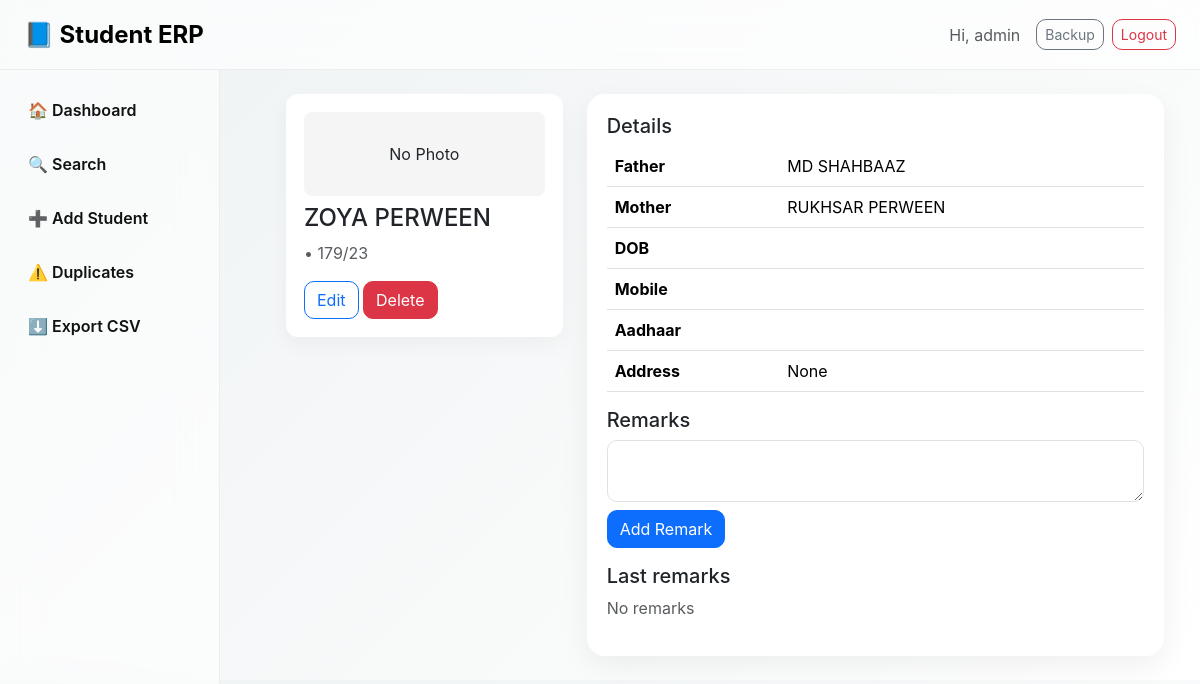
Screenshot of /student/2 (signed in) with the database file from the repository.
### tables this page shows
CREATE TABLE users (
        id INTEGER PRIMARY KEY AUTOINCREMENT,
        username TEXT UNIQUE,
        password_hash TEXT,
        role TEXT,
        full_name TEXT,
        created_at TEXT
    );

CREATE TABLE students (
        id INTEGER PRIMARY KEY AUTOINCREMENT,
        stable_id TEXT UNIQUE,
        school_id TEXT,
        sl_no TEXT,
        student_name TEXT,
        father_name TEXT,
        mother_name TEXT,
        sex_cast TEXT,
        dob TEXT,
        aadhaar_no TEXT,
        mobile_no TEXT,
        admission_class TEXT,
        admission_no TEXT,
        blood_group TEXT,
        address TEXT,
        category TEXT,
        religion TEXT,
        prev_school TEXT,
        transport_required INTEGER DEFAULT 0,
        medical_issues TEXT,
        emergency_contact TEXT,
        photo TEXT,
        remarks TEXT,
        status TEXT DEFAULT 'active',
        created_at TEXT,
        updated_at TEXT
    );

### app.py (the view)
@app.route("/student/<int:student_id>")
@login_required
def view_student(student_id):
    conn = get_conn()
    cur = conn.cursor()
    cur.execute("SELECT * FROM students WHERE id=?", (student_id,))
    s = cur.fetchone()
    cur.execute("SELECT * FROM remarks WHERE student_id=? ORDER BY created_at DESC", (student_id,))
    remarks = cur.fetchall()
    cur.execute("SELECT * FROM attendance WHERE student_id=? ORDER BY date DESC LIMIT 30", (student_id,))
    attendance = cur.fetchall()
    cur.execute("SELECT * FROM fees WHERE student_id=? ORDER BY year DESC,month DESC", (student_id,))
    fees = cur.fetchall()
    conn.close()
    return render_template("profile.html", student=s, remarks=remarks, attendance=attendance, fees=fees)

### app.py (called while the page is built)
def get_conn():
    conn = sqlite3.connect(DB_PATH)
    conn.row_factory = sqlite3.Row
    return conn

@login_manager.user_loader
def load_user(user_id):
    conn = get_conn()
    cur = conn.cursor()
    cur.execute("SELECT id,username,role FROM users WHERE id=?", (user_id,))
    r = cur.fetchone()
    conn.close()
    if not r:
        return None
    return User(r["id"], r["username"], r["role"])

### templates/profile.html
{% extends "layout.html" %}
{% block content %}
<div class="row">
  <div class="col-md-4">
    <div class="profile-card">
      {% if student['photo'] %}
        <img src="/uploads/{{ student['photo'] }}" class="img-fluid rounded mb-2" alt="photo">
      {% else %}
        <div class="text-center mb-2" style="padding:30px;background:#f5f5f5;border-radius:8px;">No Photo</div>
      {% endif %}
      <h4>{{ student['student_name'] }}</h4>
      <p class="text-muted">{{ student['admission_class'] }} • {{ student['admission_no'] }}</p>
      <a class="btn btn-outline-primary" href="{{ url_for('edit_student', student_id=student['id']) }}">Edit</a>
      <form method="post" action="{{ url_for('delete_student', student_id=student['id']) }}" style="display:inline-block">
        <button class="btn btn-danger" onclick="return confirm('Delete?')">Delete</button>
      </form>
    </div>
  </div>
  <div class="col-md-8">
    <div class="apple-card">
      <h5>Details</h5>
      <table class="table">
        <tr><th>Father</th><td>{{ student['father_name'] }}</td></tr>
        <tr><th>Mother</th><td>{{ student['mother_name'] }}</td></tr>
        <tr><th>DOB</th><td>{{ student['dob'] }}</td></tr>
        <tr><th>Mobile</th><td>{{ student['mobile_no'] }}</td></tr>
        <tr><th>Aadhaar</th><td>{{ student['aadhaar_no'] }}</td></tr>
        <tr><th>Address</th><td>{{ student['address'] }}</td></tr>
      </table>
      <h5 class="mt-3">Remarks</h5>
      <form method="post" action="{{ url_for('add_remark', student_id=student['id']) }}">
        <textarea name="remark" class="form-control mb-2"></textarea>
        <button class="btn btn-primary">Add Remark</button>
      </form>
      <h5 class="mt-3">Last remarks</h5>
      {% for r in remarks %}
        <div class="border rounded p-2 mb-2">
          <strong>{{ r['author'] }}</strong> <small class="text-muted">{{ r['created_at'] }}</small>
          <div>{{ r['text'] }}</div>
        </div>
      {% else %}
        <p class="text-muted">No remarks</p>
      {% endfor %}
    </div>
  </div>
</div>
{% endblock %}

### templates/layout.html (shortened to what this page needs)
<!doctype html>
<html>
<head>
  <link href="https://cdn.jsdelivr.net/npm/bootstrap@5.3.2/dist/css/bootstrap.min.css" rel="stylesheet">
  <link rel="stylesheet" href="/static/css/main.css">
</head>
<body class="app-body">
<nav class="navbar navbar-expand-lg glass-nav px-4">
  <a class="navbar-brand fw-bold fs-4" href="{{ url_for('dashboard') }}">📘 Student ERP</a>
  <div class="ms-auto d-flex align-items-center">
    <span class="me-3 text-muted">Hi, {{ current_user.username }}</span>
    <a class="btn btn-outline-secondary btn-sm me-2" href="{{ url_for('backup_db') }}">Backup</a>
    <a class="btn btn-outline-danger btn-sm" href="{{ url_for('logout') }}">Logout</a>
  </div>
</nav>
<div class="sidebar" id="sidebar">
  <div class="sidebar-inner">
    <a class="side-link" href="{{ url_for('dashboard') }}">🏠 Dashboard</a>
    <a class="side-link" href="{{ url_for('search') }}">🔍 Search</a>
    <a class="side-link" href="{{ url_for('add_student') }}">➕ Add Student</a>
    <a class="side-link" href="{{ url_for('find_duplicates') }}">⚠️ Duplicates</a>
    <a class="side-link" href="{{ url_for('export_csv') }}">⬇️ Export CSV</a>
  </div>
</div>
<div class="content-area" id="contentArea">
  <div class="container-fluid">
    {% block content %}{% endblock %}
  </div>
</div>
</body>
</html>

### static/css/main.css (style rules this page uses)
:root { --bg: linear-gradient(135deg,#eef2f3,#fff); --glass: rgba(255,255,255,0.65); --blur: blur(14px); --muted: #6b7280; --accent: #007aff; }
* { box-sizing:border-box }
body.app-body { background:var(--bg);font-family:-apple-system,BlinkMacSystemFont,'Segoe UI',Roboto,sans-serif;margin:0; }
.glass-nav { background:var(--glass);backdrop-filter:var(--blur);-webkit-backdrop-filter:var(--blur);border-bottom:1px solid rgba(0,0,0,0.06);height:70px;display:flex;align-items:center;padding:0 18px }
.sidebar { position:fixed;top:70px;left:0;width:220px;height:calc(100% - 70px);background:rgba(255,255,255,0.6);backdrop-filter:blur(18px);padding:18px;border-right:1px solid rgba(0,0,0,0.06) }
.sidebar-inner { display:flex;flex-direction:column;gap:10px }
.side-link { display:block;padding:10px;border-radius:10px;text-decoration:none;color:#111;font-weight:600 }
.content-area { margin-left:250px;padding:24px }
.apple-card { background:#fff;border-radius:18px;padding:20px;box-shadow:0 10px 30px rgba(0,0,0,0.06) }
.profile-card { padding:18px;background:#fff;border-radius:12px;box-shadow:0 8px 20px rgba(0,0,0,0.04) }
.table { background:#fff;border-radius:8px }
.form-control { border-radius:10px }
.btn { border-radius:10px }

### rows the page displays
users: username "admin"
students: student_name "ZOYA PERWEEN", admission_no "179/23", father_name "MD SHAHBAAZ", mother_name "RUKHSAR PERWEEN"

### other values shown
{{ student['address'] }} "None"
